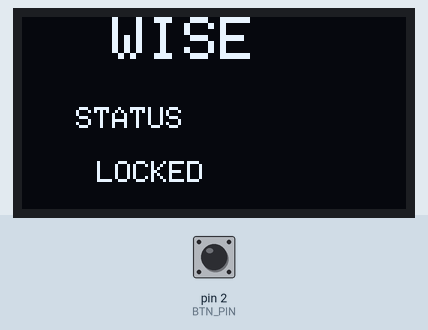
This program was run on a simulated Arduino Nano, built with avr-gcc and run on an emulated ATmega328P. Parts: 128×64 one-colour display. The test bench sets the inputs (shaded band); at power-on: pin 2 (BTN_PIN) HIGH. What the program prints to the serial monitor is not drawn.

Above: at 1.2 s.
1.3 s: pin 2 (BTN_PIN) pulled LOW for 0.15 s
At 2.6 s:
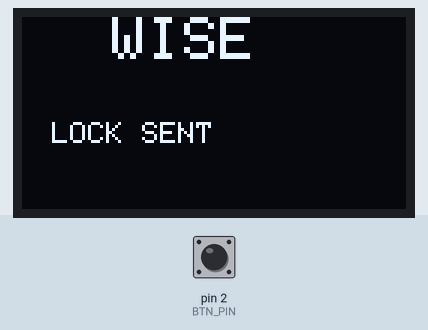
4.4 s: pin 2 (BTN_PIN) pulled LOW for 3.2 s
At 6.9 s:
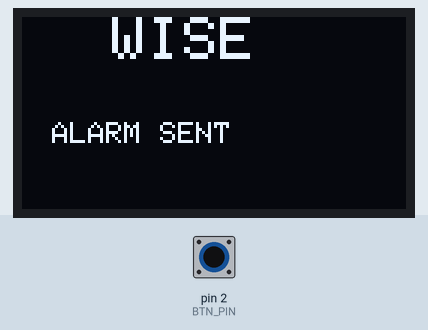
9.4 s: pin 2 (BTN_PIN) pulled LOW for 1 s
At 11.2 s:
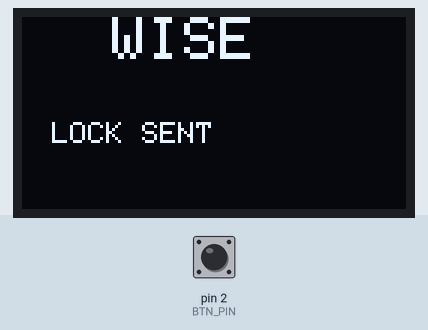
13.4 s: pin 2 (BTN_PIN) pulsed LOW 2 times (0.12 s each, 0.3 s apart)
At 14.6 s:
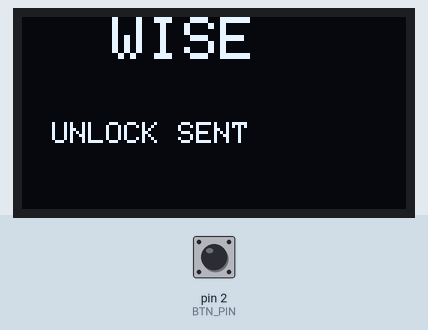
Timing chart, 0 to 16.4 s (numbered marks = the images above; inputs shaded):
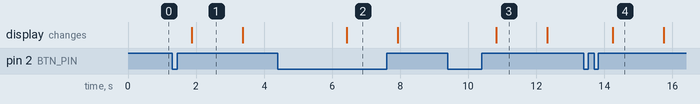

Measured:
- after the input at 1.3 s, the display: changes after 0.57 s (image 1)
- after the input at 4.4 s, the display: changes after 2.0 s (image 2)
- after the input at 9.4 s, the display: changes after 1.4 s (image 3)
- after the input at 13.4 s, the display: changes after 0.85 s (image 4)
- what the display in image 1 shows lasts 1.5 s, from 1.9 s to 3.4 s

The program:

main.cpp
```cpp
#include <Arduino.h>
#include <Wire.h>
#include <Adafruit_GFX.h>
#include <Adafruit_SSD1306.h>

#include <avr/io.h>
#include <stdio.h>
#include <string.h>

/* =========================
   OLED
   ========================= */

#define SCREEN_WIDTH 128
#define SCREEN_HEIGHT 64

Adafruit_SSD1306 display(
    SCREEN_WIDTH,
    SCREEN_HEIGHT,
    &Wire,
    -1);

/* =========================
   UART BAREMETAL
   ========================= */

#define BAUD 9600
#define UBRR_VALUE ((F_CPU/(16UL*BAUD))-1)

int uart_putchar(char c, FILE *stream)
{
    while (!(UCSR0A & (1 << UDRE0)));

    UDR0 = c;

    return 0;
}

static FILE mystdout;

void UART_Init()
{
    UBRR0H = (UBRR_VALUE >> 8);

    UBRR0L = UBRR_VALUE;

    UCSR0B =
        (1 << RXEN0) |
        (1 << TXEN0);

    UCSR0C =
        (1 << UCSZ01) |
        (1 << UCSZ00);

    fdev_setup_stream(
        &mystdout,
        uart_putchar,
        NULL,
        _FDEV_SETUP_WRITE);

    stdout = &mystdout;
}

char UART_Read()
{
    return UDR0;
}

uint8_t UART_Available()
{
    return (UCSR0A & (1 << RXC0));
}

/* =========================
   BUTTON
   ========================= */

#define BTN_PIN PD2

uint8_t clickCount = 0;
uint8_t buttonState = 0;
uint8_t longPressTriggered = 0;

uint16_t holdCounter = 0;
uint16_t clickTimeout = 0;
/* =========================
   OLED STATUS
   ========================= */

char vehicleStatus[20] = "LOCKED";

char popupMessage[20] = "";

unsigned long popupTimer = 0;

bool needRefresh = true;

/* =========================
   OLED SHOW
   ========================= */

void OLED_Show()
{
    display.clearDisplay();

    display.setTextColor(
        SSD1306_WHITE);

    display.setTextSize(2);

    display.setCursor(30, 0);

    display.print("WISE");

    display.setTextSize(1);

    if(strlen(popupMessage) > 0)
    {
        display.setCursor(
            10,
            35);

        display.print(
            popupMessage);
    }
    else
    {
        display.setCursor(
            18,
            30);

        display.print(
            "STATUS");

        display.setCursor(
            25,
            48);

        display.print(
            vehicleStatus);
    }

    display.display();
}

/* =========================
   UART RX PROCESS
   ========================= */

void processIncomingStatus()
{
    static char buffer[32];
    static uint8_t index = 0;

    while (UART_Available())
    {
        char c = UART_Read();

        if (c == '\r') continue; // abaikan carriage return

        if (c == '\n')
        {
            if (index > 0) // hanya proses kalau ada isi
            {
                buffer[index] = '\0';
                strcpy(vehicleStatus, buffer);
                needRefresh = true;
                index = 0;
            }
        }
        else
        {
            if (index < sizeof(buffer) - 1)
            {
                buffer[index++] = c;
            }
        }
    }
}
/* =========================
   BUTTON PROCESS
   ========================= */

void processButton()
{
    uint8_t pressed =
        !(PIND & (1 << BTN_PIN));

    /* =====================
       BUTTON PRESSED
       ===================== */

    if(pressed)
    {
        if(!buttonState)
        {
            buttonState = 1;

            holdCounter = 0;
        }

        holdCounter++;

        /* Long Press 2 detik */

        if(holdCounter >= 200 &&
           !longPressTriggered)
        {
            printf("CMD3\n");

            strcpy(
                popupMessage,
                "ALARM SENT");

            popupTimer =
                millis();

            needRefresh = true;

            longPressTriggered = 1;

            clickCount = 0;

            clickTimeout = 0;
        }
    }

    /* =====================
       BUTTON RELEASED
       ===================== */

    else
    {
        if(buttonState)
        {
            if(!longPressTriggered)
            {
                clickCount++;

                clickTimeout = 0;
            }
            else
            {
                longPressTriggered = 0;

                clickCount = 0;

                clickTimeout = 0;
            }
        }

        buttonState = 0;

        holdCounter = 0;
    }

    /* =====================
       SINGLE / DOUBLE CLICK
       ===================== */

    if(clickCount > 0)
    {
        clickTimeout++;

        /* 40 x 10ms = 400ms */

        if(clickTimeout >= 40)
        {
            if(clickCount == 1)
            {
                printf("CMD1\n");

                strcpy(
                    popupMessage,
                    "LOCK SENT");
            }
            else
            {
                printf("CMD2\n");

                strcpy(
                    popupMessage,
                    "UNLOCK SENT");
            }

            popupTimer =
                millis();

            needRefresh = true;

            clickCount = 0;

            clickTimeout = 0;
        }
    }

    /* =====================
       POPUP TIMEOUT
       ===================== */

    if(strlen(popupMessage) > 0)
    {
        if(millis() - popupTimer > 1500)
        {
            popupMessage[0] = '\0';

            needRefresh = true;
        }
    }
}
/* =========================
   SETUP
   ========================= */

void setup()
{
    /* UART Baremetal */

    UART_Init();

    /* BUTTON D2 INPUT_PULLUP */

    DDRD &= ~(1 << BTN_PIN);

    PORTD |= (1 << BTN_PIN);

    /* OLED */

    if(!display.begin(
        SSD1306_SWITCHCAPVCC,
        0x3C))
    {
        while(true);
    }

    display.clearDisplay();

    strcpy(
        vehicleStatus,
        "LOCKED");

    needRefresh = true;

    OLED_Show();
}

/* =========================
   LOOP
   ========================= */

void loop()
{
    processIncomingStatus();

    static unsigned long lastTick = 0;
    if (millis() - lastTick >= 10)
    {
        lastTick = millis();
        processButton(); // tetap dipanggil tiap ~10ms
    }

    if (needRefresh)
    {
        OLED_Show();
        needRefresh = false;
    }
    // TIDAK ADA delay() di sini
}
```
